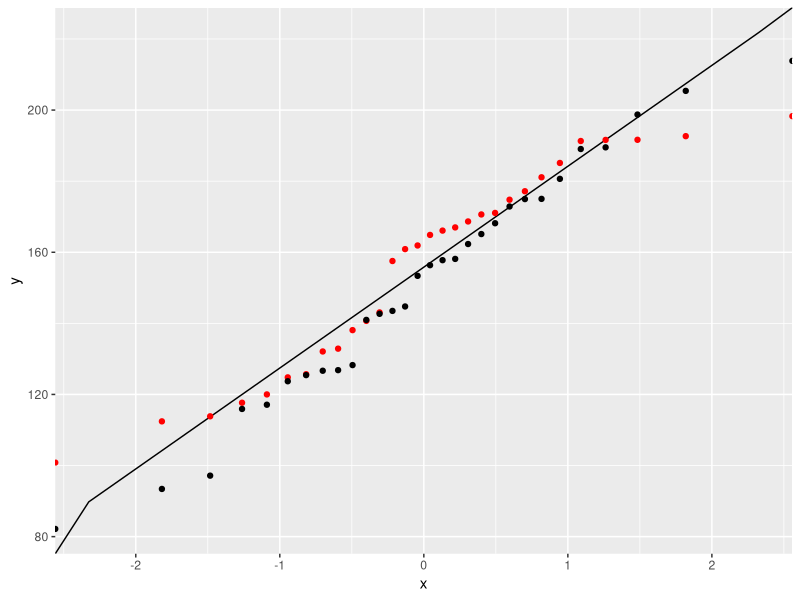

This figure's R source:
# I am going to create a qq plot

# what the hell was i even trying
# Here adding another line

# First lets get the variable in one uniform and one normal
 var1 <- runif(30,100,200)
 var2 <- rnorm(30,mean = mean(var1),sd = sd(var1))
# Now I will create nearly 100 quantiles and there z value for norm
 z_values <- qnorm(seq(0,1,1/100))
# for these values i need to find the real values
 real_values <- mean(var1) + z_values*sd(var1)
 library(ggplot2)
 var1_order <- var1[order(var1)]
var2_order <- var2[order(var2)] 
quantiles_values <- seq(0,1,1/29)
z_quantile <- qnorm(quantiles_values)
df1 <- data.frame(x = z_values, y =  real_values)
df2 <- data.frame(Quantiles = quantiles_values, Variable1 = var1_order,
                  Variable2 = var2_order, z = z_quantile)
p <- ggplot(df1,aes(x,y)) + geom_line()
p1 <- p + geom_point(data=df2,aes(z,Variable1),color="red")
p1 + geom_point(data=df2,aes(z,Variable2))
